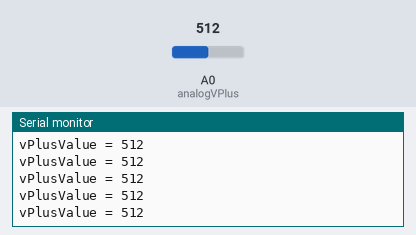
The sketch below on a simulated Arduino Uno, built with avr-gcc and run on an emulated ATmega328P. Parts: the last lines printed to the serial monitor. The test bench sets the inputs (shaded band); at power-on: A0 (analogVPlus) = 512.

Above: at 1.2 s.
1.3 s: A0 (analogVPlus) set to 716
At 1.31 s:
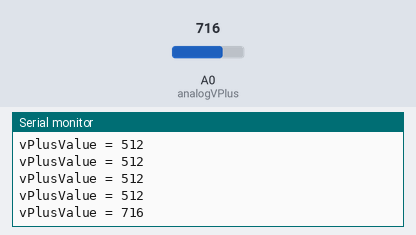
2.8 s: A0 (analogVPlus) set to 900
At 2.82 s:
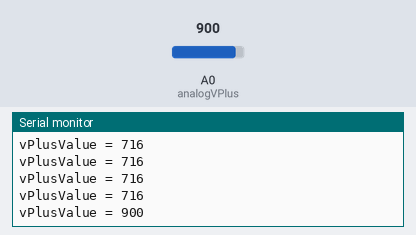
Timing chart, 0 to 5.8 s (numbered marks = the images above; inputs shaded):
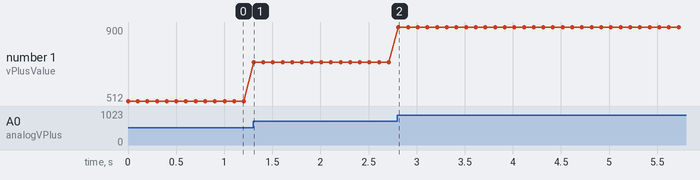

The sketch:

DHP_test.ino
```cpp
/*
 *  Team DHP
 First tests of sensor.
* Link to uni-directional air pressure sensor: http://www.mouser.com/ds/2/302/MP3V5004G-783434.pdf
*
* Link to bi-directional air pressure sensor: http://www.mouser.com/ds/2/302/MPXV7002-783439.pdf
*
*
 */

// The pin from which the microcontroller reads the pressure sensor values from
const int analogVPlus = A0;

// Initial values of pins (will be overwrited immediately)
int vPlusValue = 0;

void setup() {
  // initialize serial communications at 9600 bps
  Serial.begin(9600);
}

void loop() {
  // Read input
  vPlusValue = analogRead(analogVPlus);

  // print the results to the serial monitor:
  Serial.print("vPlusValue = ");
  Serial.println(vPlusValue);

  // wait 100 ms
  delay(100);
}
```

Measured:
- after the input at 1.3 s, the serial monitor: prints a new line at once (image 1)
- after the input at 2.8 s, the serial monitor: prints a new line at once (image 2)
- plotted number 1: 512 → 716 after the input at 1.3 s, 716 → 900 after the input at 2.8 s
